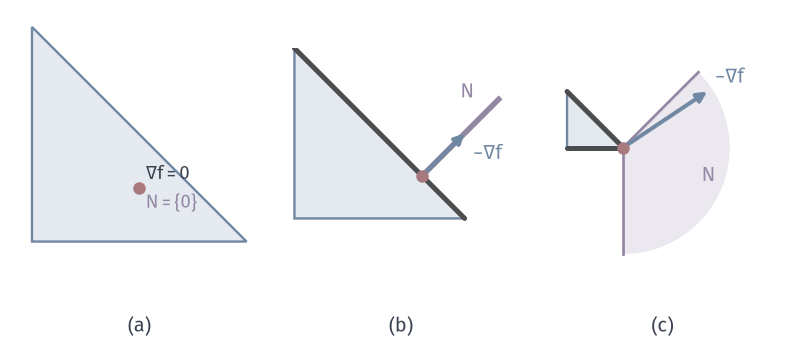

Recreate this plot in Python.
from pathlib import Path
import sys
sys.path.insert(0, str(Path(__file__).resolve().parents[1]/"kkt-common"))
from kkt_fig import *
HERE = Path(__file__).resolve().parent
# Normal cone at the optimum for tau=4 (interior), 2 (edge), .5 (corner). -grad f arrows are drawn at scale.
fig, axes = figure(width_mm=112, height_mm=48, ncols=3)
panels(fig, .02, .99, .985, .13, .06)
a, b, c = axes
off(a, (-.3, 4.3), (-.75, 4.15)); triangle(a, 4); dot(a, budget_x(4))
a.text(2.12, 1.15, '$\\nabla f=0$', fontsize=7.5); a.text(2.12, .62, '$N=\\{0\\}$', color=PURPLE, fontsize=7.5)
off(b, (-.2, 2.7), (-.4, 2.0)); triangle(b, 2); active(b, (2, 0), (0, 2)); p = budget_x(2)
b.plot([p[0], p[0]+.9], [p[1], p[1]+.9], color=PURPLE, lw=2.2, zorder=3)
arrow(b, p, p-grad_f(p), color=BLUE, lw=1.6, z=6); dot(b, p)
b.text(1.95, 1.42, '$N$', color=PURPLE, fontsize=8); b.text(2.1, .7, '$-\\nabla f$', color=BLUE, fontsize=8)
off(c, (-.25, 1.95), (-1.1, 1.05)); triangle(c, .5); active(c, (.5, 0), (0, .5)); active(c, (0, 0), (.5, 0)); p = budget_x(.5)
th = np.radians(np.linspace(-90, 45, 40)); R = .95
c.fill(np.r_[p[0], p[0]+R*np.cos(th)], np.r_[p[1], p[1]+R*np.sin(th)], facecolor=PURPLE_FILL, edgecolor='none', zorder=2)
for ang in (-90, 45): c.plot([p[0], p[0]+R*np.cos(np.radians(ang))], [p[1], p[1]+R*np.sin(np.radians(ang))], color=PURPLE, lw=1.1, zorder=3)
arrow(c, p, p-grad_f(p)*.5, color=BLUE, lw=1.6, z=6); dot(c, p)
c.text(1.2, -.3, '$N$', color=PURPLE, fontsize=8); c.text(1.32, .58, '$-\\nabla f$', color=BLUE, fontsize=8)
tags(fig, axes)
save(fig, HERE, 'figure', {'tau': [4, 2, .5], 'scale_panel_c': .5, 'grad_c': grad_f(p).tolist()})
